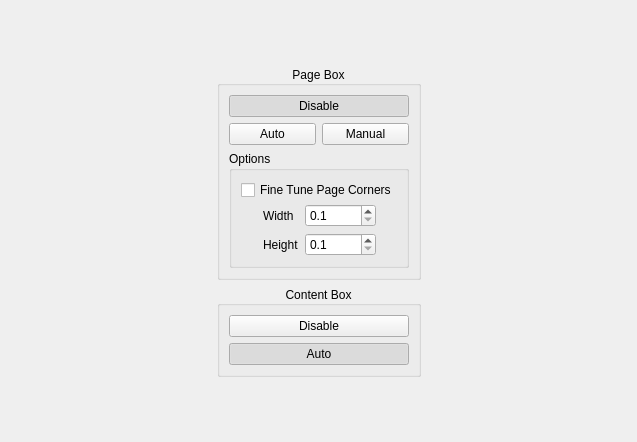
         <widget class="QWidget" name="scrollAreaWidgetContents_5">
          <property name="geometry">
           <rect>
            <x>0</x>
            <y>0</y>
            <width>637</width>
            <height>442</height>
           </rect>
          </property>
          <layout class="QGridLayout" name="gridLayout_7">
           <item row="3" column="1">
            <spacer name="verticalSpacer_8">
             <property name="orientation">
              <enum>Qt::Vertical</enum>
             </property>
             <property name="sizeHint" stdset="0">
              <size>
               <width>1</width>
               <height>1</height>
              </size>
             </property>
            </spacer>
           </item>
           <item row="0" column="1">
            <spacer name="verticalSpacer_7">
             <property name="orientation">
              <enum>Qt::Vertical</enum>
             </property>
             <property name="sizeHint" stdset="0">
              <size>
               <width>1</width>
               <height>1</height>
              </size>
             </property>
            </spacer>
           </item>
           <item row="1" column="1">
            <widget class="QGroupBox" name="groupBox_5">
             <property name="title">
              <string>Page Box</string>
             </property>
             <property name="alignment">
              <set>Qt::AlignCenter</set>
             </property>
             <layout class="QGridLayout" name="gridLayout_5">
              <item row="0" column="0" colspan="2">
               <widget class="QPushButton" name="pageDetectDisableBtn">
                <property name="text">
                 <string>Disable</string>
                </property>
                <property name="checkable">
                 <bool>true</bool>
                </property>
                <property name="checked">
                 <bool>true</bool>
                </property>
                <property name="autoExclusive">
                 <bool>true</bool>
                </property>
               </widget>
              </item>
              <item row="2" column="0" colspan="2">
               <widget class="QGroupBox" name="pageDetectOptions">
                <property name="title">
                 <string>Options</string>
                </property>
                <layout class="QVBoxLayout" name="verticalLayout_11">
                 <property name="spacing">
                  <number>4</number>
                 </property>
                 <property name="leftMargin">
                  <number>9</number>
                 </property>
                 <property name="topMargin">
                  <number>9</number>
                 </property>
                 <property name="rightMargin">
                  <number>9</number>
                 </property>
                 <property name="bottomMargin">
                  <number>9</number>
                 </property>
                 <item>
                  <widget class="QCheckBox" name="fineTuneBtn">
                   <property name="toolTip">
                    <string>Shift with corners while they are in black. </string>
                   </property>
                   <property name="text">
                    <string>Fine Tune Page Corners</string>
                   </property>
                  </widget>
                 </item>
                 <item>
                  <widget class="QWidget" name="dimensionsWidget" native="true">
                   <layout class="QHBoxLayout" name="horizontalLayout_4">
                    <property name="leftMargin">
                     <number>0</number>
                    </property>
                    <property name="topMargin">
                     <number>0</number>
                    </property>
                    <property name="rightMargin">
                     <number>0</number>
                    </property>
                    <property name="bottomMargin">
                     <number>0</number>
                    </property>
                    <item>
                     <spacer name="horizontalSpacer_11">
                      <property name="orientation">
                       <enum>Qt::Horizontal</enum>
                      </property>
                      <property name="sizeHint" stdset="0">
                       <size>
                        <width>1</width>
                        <height>1</height>
                       </size>
                      </property>
                     </spacer>
                    </item>
                    <item>
                     <layout class="QGridLayout" name="gridLayout_6">
                      <item row="0" column="0">
                       <widget class="QLabel" name="label">
                        <property name="text">
                         <string>Width</string>
                        </property>
                       </widget>
                      </item>
                      <item row="1" column="0">
                       <widget class="QLabel" name="label_2">
                        <property name="text">
                         <string>Height</string>
                        </property>
                       </widget>
                      </item>
                      <item row="1" column="1">
                       <widget class="QDoubleSpinBox" name="heightSpinBox">
                        <property name="decimals">
                         <number>1</number>
                        </property>
                        <property name="minimum">
                         <double>0.100000000000000</double>
                        </property>
                        <property name="maximum">
                         <double>99999.000000000000000</double>
                        </property>
                       </widget>
                      </item>
                      <item row="0" column="1">
                       <widget class="QDoubleSpinBox" name="widthSpinBox">
                        <property name="decimals">
                         <number>1</number>
                        </property>
                        <property name="minimum">
                         <double>0.100000000000000</double>
                        </property>
                        <property name="maximum">
                         <double>99999.000000000000000</double>
                        </property>
                       </widget>
                      </item>
                     </layout>
                    </item>
                    <item>
                     <spacer name="horizontalSpacer_12">
                      <property name="orientation">
                       <enum>Qt::Horizontal</enum>
                      </property>
                      <property name="sizeHint" stdset="0">
                       <size>
                        <width>1</width>
                        <height>1</height>
                       </size>
                      </property>
                     </spacer>
                    </item>
                   </layout>
                  </widget>
                 </item>
                </layout>
               </widget>
              </item>
              <item row="1" column="0">
               <widget class="QPushButton" name="pageDetectAutoBtn">
                <property name="text">
                 <string>Auto</string>
                </property>
                <property name="checkable">
                 <bool>true</bool>
                </property>
                <property name="autoExclusive">
                 <bool>true</bool>
                </property>
               </widget>
              </item>
              <item row="1" column="1">
               <widget class="QPushButton" name="pageDetectManualBtn">
                <property name="text">
                 <string>Manual</string>
                </property>
                <property name="checkable">
                 <bool>true</bool>
                </property>
                <property name="checked">
                 <bool>false</bool>
                </property>
                <property name="autoExclusive">
                 <bool>true</bool>
                </property>
               </widget>
              </item>
             </layout>
            </widget>
           </item>
           <item row="2" column="1">
            <widget class="QGroupBox" name="groupBox_4">
             <property name="title">
              <string>Content Box</string>
             </property>
             <property name="alignment">
              <set>Qt::AlignCenter</set>
             </property>
             <layout class="QGridLayout" name="gridLayout_4">
              <item row="0" column="1" colspan="2">
               <widget class="QPushButton" name="contentDetectDisableBtn">
                <property name="text">
                 <string>Disable</string>
                </property>
                <property name="checkable">
                 <bool>true</bool>
                </property>
                <property name="autoExclusive">
                 <bool>true</bool>
                </property>
               </widget>
              </item>
              <item row="1" column="1" colspan="2">
               <widget class="QPushButton" name="contentDetectAutoBtn">
                <property name="text">
                 <string>Auto</string>
                </property>
                <property name="checkable">
                 <bool>true</bool>
                </property>
                <property name="checked">
                 <bool>true</bool>
                </property>
                <property name="autoExclusive">
                 <bool>true</bool>
                </property>
               </widget>
              </item>
             </layout>
            </widget>
           </item>
           <item row="1" column="0" rowspan="2">
            <spacer name="horizontalSpacer_13">
             <property name="orientation">
              <enum>Qt::Horizontal</enum>
             </property>
             <property name="sizeHint" stdset="0">
              <size>
               <width>1</width>
               <height>1</height>
              </size>
             </property>
            </spacer>
           </item>
           <item row="1" column="2" rowspan="2">
            <spacer name="horizontalSpacer_14">
             <property name="orientation">
              <enum>Qt::Horizontal</enum>
             </property>
             <property name="sizeHint" stdset="0">
              <size>
               <width>1</width>
               <height>1</height>
              </size>
             </property>
            </spacer>
           </item>
          </layout>
         </widget>
